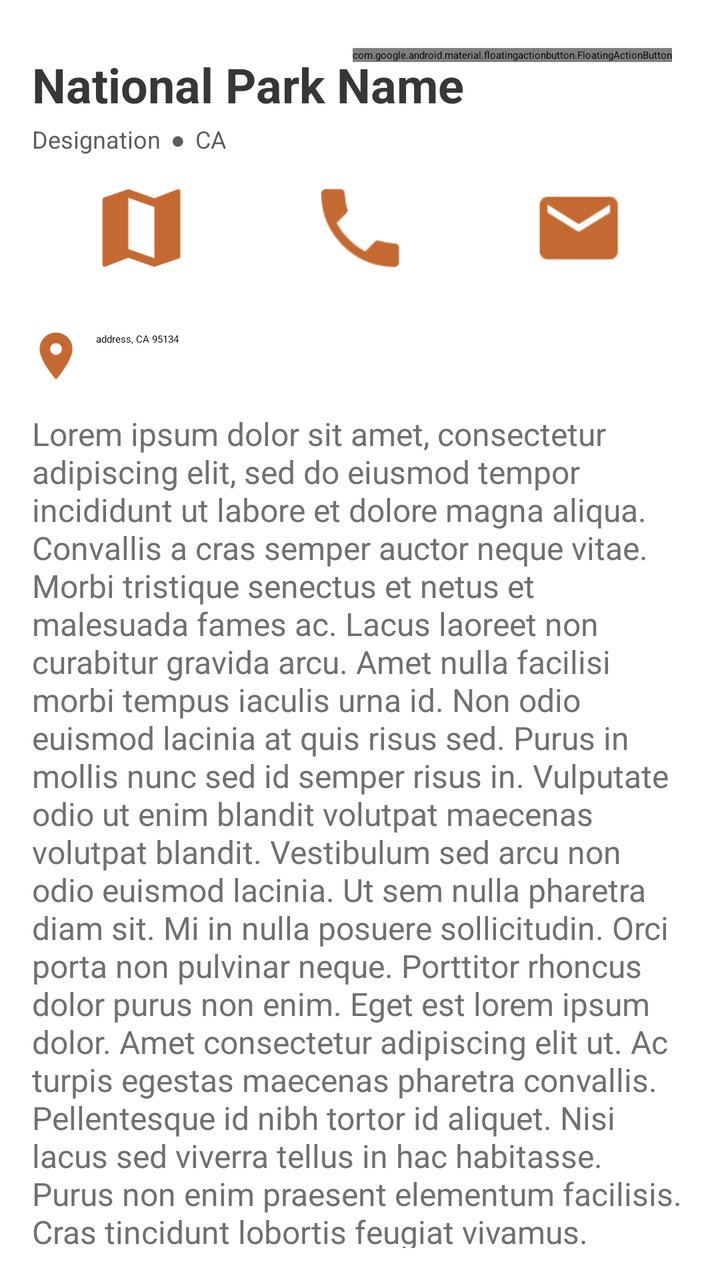
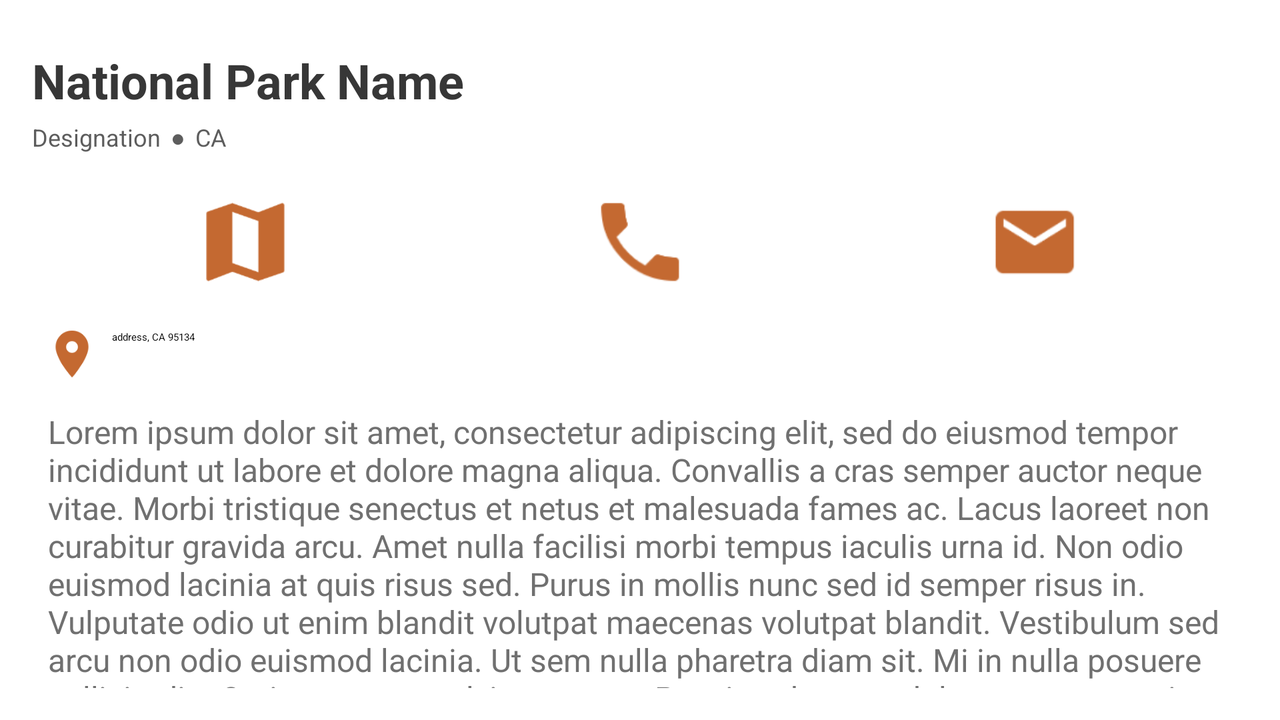

First picture: res/layout/ on a phone held upright. Second picture: the repository's own variant of that layout, on a device whose configuration matches the variant's folder. Source for both follows.
<!-- AndroidManifest.xml: application theme Theme.USNationalParkGuide -->
<!-- res/layout/fragment_info.xml -->
<?xml version="1.0" encoding="utf-8"?>

<FrameLayout xmlns:android="http://schemas.android.com/apk/res/android"
    xmlns:app="http://schemas.android.com/apk/res-auto"
    xmlns:tools="http://schemas.android.com/tools"
    android:layout_width="match_parent"
    android:layout_height="match_parent"
    android:padding="@dimen/horizontal_margin"
    android:background="@color/White"
    app:layout_behavior="@string/appbar_scrolling_view_behavior">

    <LinearLayout
        android:layout_width="match_parent"
        android:layout_height="wrap_content"
        android:orientation="vertical">


        <LinearLayout
            android:id="@+id/main_linear_layout"
            android:layout_width="match_parent"
            android:layout_height="wrap_content"
            android:orientation="vertical">

            <TextView
                android:id="@+id/park_title"
                style="@style/TextAppearance.AppCompat.Headline"
                android:layout_width="match_parent"
                android:layout_height="wrap_content"
                android:layout_marginTop="10dp"
                android:maxLines="1"
                tools:text="National Park Name"
                android:textColor="@color/primaryText"
                android:textStyle="bold"
                android:visibility="visible" />

            <LinearLayout
                android:layout_width="match_parent"
                android:layout_height="wrap_content"
                android:layout_marginTop="3dp"
                android:orientation="horizontal">

                <TextView
                    android:id="@+id/park_designation"
                    style="@style/TextAppearance.AppCompat.Caption"
                    android:layout_width="wrap_content"
                    android:layout_height="wrap_content"
                    tools:text="Designation"
                    android:textColor="@color/tertiaryText" />

                <TextView
                    style="@style/TextAppearance.AppCompat.Caption"
                    android:layout_width="wrap_content"
                    android:layout_height="wrap_content"
                    android:paddingLeft="5dp"
                    android:paddingRight="5dp"
                    android:text="@string/solid_circle"
                    android:textColor="@color/tertiaryText" />

                <TextView
                    android:id="@+id/park_state"
                    style="@style/TextAppearance.AppCompat.Caption"
                    android:layout_width="wrap_content"
                    android:layout_height="wrap_content"
                    tools:text="CA"
                    android:textColor="@color/tertiaryText" />

            </LinearLayout>

        </LinearLayout>

        <LinearLayout
            android:layout_width="match_parent"
            android:layout_height="wrap_content"
            android:layout_marginBottom="@dimen/horizontal_margin"
            android:layout_marginTop="@dimen/horizontal_margin"
            android:orientation="horizontal"
            app:layout_constraintTop_toBottomOf="@+id/linearLayout">


            <ImageButton
                android:id="@+id/park_latlong"
                android:layout_width="40dp"
                android:layout_height="40dp"
                android:layout_weight="1"
                android:background="@color/White"
                android:scaleType="fitCenter"
                android:src="@drawable/ic_map" />

            <ImageButton
                android:id="@+id/park_phone"
                android:layout_width="40dp"
                android:layout_height="40dp"
                android:layout_weight="1"
                android:background="@color/White"
                android:scaleType="fitCenter"
                android:src="@drawable/ic_local_phone" />

            <ImageButton
                android:id="@+id/park_email"
                android:layout_width="40dp"
                android:layout_height="40dp"
                android:layout_weight="1"
                android:background="@color/White"
                android:scaleType="fitCenter"
                android:src="@drawable/ic_email" />

        </LinearLayout>


        <LinearLayout
            android:id="@+id/address_linear_layout"
            android:layout_width="match_parent"
            android:layout_height="wrap_content"
            android:layout_marginTop="@dimen/horizontal_margin"
            android:orientation="horizontal">


            <ImageView
                android:id="@+id/address_marker"
                android:layout_width="wrap_content"
                android:layout_height="wrap_content"
                android:src="@drawable/ic_location_on" />

            <TextView
                android:id="@+id/park_address"
                android:layout_width="wrap_content"
                android:layout_height="wrap_content"
                android:layout_marginLeft="8dp"
                android:layout_marginStart="8dp"
                android:textIsSelectable="true"
                tools:text="address, CA 95134" />

        </LinearLayout>

        <TextView
            android:id="@+id/park_description"
            style="@style/TextAppearance.AppCompat.Subhead"
            android:layout_width="match_parent"
            android:layout_height="wrap_content"
            android:layout_marginTop="@dimen/horizontal_margin"
            android:autoLink="web"
            android:linksClickable="true"
            tools:text="@string/lorem_ipsum"
            android:textColor="@color/secondaryText" />
    </LinearLayout>


    <android.support.design.widget.FloatingActionButton
        android:id="@+id/share_fab"
        android:layout_width="wrap_content"
        android:layout_height="wrap_content"
        android:layout_gravity="top|right|end"
        android:layout_margin="@dimen/fab_margin"
        android:clickable="true"
        android:src="@drawable/ic_favorite"
        app:backgroundTint="@color/colorAccent"
        app:borderWidth="0dp"
        app:elevation="@dimen/fab_elevation"
        app:fabSize="normal" />

</FrameLayout>
<!-- resources referenced by this layout -->
<resources>
  <color name="White">#FFFFFF</color>
  <color name="colorAccent">#425225</color>
  <color name="primaryText">#373737</color>
  <color name="secondaryText">#707070</color>
  <color name="tertiaryText">#5D5D5D</color>
  <dimen name="fab_elevation">6dp</dimen>
  <dimen name="fab_margin">8dp</dimen>
  <dimen name="horizontal_margin">16dp</dimen>
  <string name="solid_circle">\u25CF</string>
</resources>
<!-- res/layout-land/fragment_info.xml (the repository's variant of the layout above) -->
<!-- drawn on the phone turned sideways -->
<?xml version="1.0" encoding="utf-8"?>

<FrameLayout xmlns:android="http://schemas.android.com/apk/res/android"
    xmlns:app="http://schemas.android.com/apk/res-auto"
    xmlns:tools="http://schemas.android.com/tools"
    android:layout_width="match_parent"
    android:layout_height="match_parent"
    android:background="@color/White"
    android:padding="@dimen/horizontal_margin"
    app:layout_behavior="@string/appbar_scrolling_view_behavior">

    <androidx.constraintlayout.widget.ConstraintLayout
        android:layout_width="match_parent"
        android:layout_height="match_parent">


        <TextView
            android:id="@+id/park_title"
            style="@style/TextAppearance.AppCompat.Headline"
            android:layout_width="wrap_content"
            android:layout_height="wrap_content"
            android:layout_marginTop="8dp"
            android:ellipsize="end"
            android:maxLines="2"
            android:scrollHorizontally="false"
            android:textColor="@color/primaryText"
            android:textStyle="bold"
            android:visibility="visible"
            app:layout_constraintTop_toTopOf="parent"
            tools:text="National Park Name" />

        <LinearLayout
            android:id="@+id/linearLayout7"
            android:layout_width="match_parent"
            android:layout_height="wrap_content"
            android:layout_marginTop="4dp"
            android:orientation="horizontal"
            app:layout_constraintStart_toStartOf="parent"
            app:layout_constraintTop_toBottomOf="@+id/park_title">

            <TextView
                android:id="@+id/park_designation"
                style="@style/TextAppearance.AppCompat.Caption"
                android:layout_width="wrap_content"
                android:layout_height="wrap_content"
                android:textColor="@color/tertiaryText"
                tools:text="Designation" />

            <TextView
                style="@style/TextAppearance.AppCompat.Caption"
                android:layout_width="wrap_content"
                android:layout_height="wrap_content"
                android:paddingLeft="5dp"
                android:paddingRight="5dp"
                android:text="@string/solid_circle"
                android:textColor="@color/tertiaryText" />

            <TextView
                android:id="@+id/park_state"
                style="@style/TextAppearance.AppCompat.Caption"
                android:layout_width="wrap_content"
                android:layout_height="wrap_content"
                android:textColor="@color/tertiaryText"
                tools:text="CA" />

        </LinearLayout>


        <LinearLayout
            android:id="@+id/linearLayout"
            android:layout_width="match_parent"
            android:layout_height="wrap_content"
            android:layout_marginStart="8dp"
            android:layout_marginLeft="8dp"
            android:layout_marginTop="24dp"
            android:layout_marginEnd="8dp"
            android:layout_marginRight="8dp"
            android:orientation="horizontal"
            app:layout_constraintEnd_toEndOf="parent"
            app:layout_constraintStart_toStartOf="parent"
            app:layout_constraintTop_toBottomOf="@+id/linearLayout7">


            <ImageButton
                android:id="@+id/park_latlong"
                android:layout_width="40dp"
                android:layout_height="40dp"
                android:layout_weight="1"
                android:background="@color/White"
                android:contentDescription="@string/image"
                android:scaleType="fitCenter"
                android:src="@drawable/ic_map" />

            <ImageButton
                android:id="@+id/park_phone"
                android:layout_width="40dp"
                android:layout_height="40dp"
                android:layout_weight="1"
                android:background="@color/White"
                android:contentDescription="@string/image"
                android:scaleType="fitCenter"
                android:src="@drawable/ic_local_phone" />

            <ImageButton
                android:id="@+id/park_email"
                android:layout_width="40dp"
                android:layout_height="40dp"
                android:layout_weight="1"
                android:background="@color/White"
                android:contentDescription="@string/image"
                android:scaleType="fitCenter"
                android:src="@drawable/ic_email" />

        </LinearLayout>


        <LinearLayout
            android:id="@+id/address_linear_layout"
            android:layout_width="match_parent"
            android:layout_height="wrap_content"
            android:layout_marginStart="8dp"
            android:layout_marginLeft="8dp"
            android:layout_marginTop="24dp"
            android:layout_marginEnd="8dp"
            android:layout_marginRight="8dp"
            android:orientation="horizontal"
            app:layout_constraintEnd_toEndOf="parent"
            app:layout_constraintStart_toStartOf="parent"
            app:layout_constraintTop_toBottomOf="@+id/linearLayout">


            <ImageView
                android:id="@+id/address_marker"
                android:layout_width="wrap_content"
                android:layout_height="wrap_content"
                android:contentDescription="@string/image"
                android:src="@drawable/ic_location_on" />

            <TextView
                android:id="@+id/park_address"
                android:layout_width="wrap_content"
                android:layout_height="wrap_content"
                android:layout_marginStart="8dp"
                android:layout_marginLeft="8dp"
                android:textIsSelectable="true"
                tools:text="address, CA 95134" />

        </LinearLayout>

        <TextView
            android:id="@+id/park_description"
            style="@style/TextAppearance.AppCompat.Subhead"
            android:layout_width="match_parent"
            android:layout_height="wrap_content"
            android:layout_marginStart="8dp"
            android:layout_marginLeft="8dp"
            android:layout_marginTop="16dp"
            android:layout_marginEnd="8dp"
            android:layout_marginRight="8dp"
            android:autoLink="web"
            android:linksClickable="true"
            android:textColor="@color/secondaryText"
            app:layout_constraintEnd_toEndOf="parent"
            app:layout_constraintStart_toStartOf="parent"
            app:layout_constraintTop_toBottomOf="@+id/address_linear_layout"
            tools:text="@string/lorem_ipsum" />


    </androidx.constraintlayout.widget.ConstraintLayout>

</FrameLayout>
<!-- resources referenced by the variant -->
<!-- as the phone turned sideways resolves them -->
<resources>
  <color name="White">#FFFFFF</color>
  <color name="primaryText">#373737</color>
  <color name="secondaryText">#707070</color>
  <color name="tertiaryText">#5D5D5D</color>
  <dimen name="horizontal_margin">16dp</dimen>
  <string name="image">Image</string>
  <string name="lorem_ipsum">Lorem ipsum dolor sit amet, consectetur adipiscing elit, sed do eiusmod tempor incididunt ut labore et dolore magna aliqua. Convallis a cras semper auctor neque vitae. Morbi tristique senectus et netus et malesuada fames ac. Lacus laoreet non curabitur gravida arcu. Amet nulla facilisi morbi tempus iaculis urna id. Non odio euismod lacinia at quis risus sed. Purus in mollis nunc sed id semper risus in. Vulputate odio ut enim blandit volutpat maecenas volutpat blandit. Vestibulum sed arcu non odio euismod lacinia. Ut sem nulla pharetra diam sit. Mi in nulla posuere sollicitudin. Orci porta non pulvinar neque. Porttitor rhoncus dolor purus non enim. Eget est lorem ipsum dolor. Amet consectetur adipiscing elit ut. Ac turpis egestas maecenas pharetra convallis. Pellentesque id nibh tortor id aliquet. Nisi lacus sed viverra tellus in hac habitasse. Purus non enim praesent elementum facilisis. Cras tincidunt lobortis feugiat vivamus. Egestas diam in arcu cursus euismod quis viverra nibh. Quis lectus nulla at volutpat diam ut venenatis tellus. Lacinia quis vel eros donec ac odio. Tellus integer feugiat scelerisque varius. Neque viverra justo nec ultrices dui sapien eget mi proin. Quis lectus nulla at volutpat diam ut. In nibh mauris cursus mattis molestie. Enim nunc faucibus a pellentesque sit amet porttitor eget dolor. Volutpat lacus laoreet non curabitur gravida arcu ac. Magna etiam tempor orci eu lobortis elementum nibh tellus molestie. Tincidunt eget nullam non nisi est sit. Ipsum consequat nisl vel pretium lectus. Vitae tempus quam pellentesque nec nam aliquam. Aenean euismod elementum nisi quis eleifend quam adipiscing. Tristique senectus et netus et malesuada. Adipiscing enim eu turpis egestas. Libero enim sed faucibus turpis. Tortor id aliquet lectus proin nibh nisl condimentum. Dolor sit amet consectetur adipiscing. Ornare aenean euismod elementum nisi quis eleifend. Aliquet nibh praesent tristique magna. Proin sed libero enim sed faucibus turpis in eu. Leo vel fringilla est ullamcorper eget. Sed enim ut sem viverra aliquet. Neque gravida in fermentum et sollicitudin ac orci. Et leo duis ut diam quam. Nisl nunc mi ipsum faucibus vitae aliquet nec. Sit amet justo donec enim. Egestas sed tempus urna et pharetra pharetra. Odio morbi quis commodo odio aenean sed adipiscing diam donec. Sollicitudin nibh sit amet commodo nulla facilisi nullam vehicula. Nunc sed augue lacus viverra vitae congue. Enim diam vulputate ut pharetra sit amet. Mi tempus imperdiet nulla malesuada pellentesque elit eget. Sed faucibus turpis in eu mi bibendum. Orci phasellus egestas tellus rutrum tellus pellentesque eu. Neque gravida in fermentum et. Facilisi cras fermentum odio eu feugiat pretium nibh ipsum consequat. Augue eget arcu dictum varius duis. Velit egestas dui id ornare arcu odio ut. Ultricies lacus sed turpis tincidunt id aliquet risus feugiat in. Sed tempus urna et pharetra pharetra massa massa ultricies. Ut morbi tincidunt augue interdum velit. Netus et malesuada fames ac turpis egestas sed tempus urna. Amet consectetur adipiscing elit ut aliquam purus sit amet luctus. Habitant morbi tristique senectus et. Sit amet luctus venenatis lectus. Eu feugiat pretium nibh ipsum consequat nisl. Gravida rutrum quisque non tellus orci ac auctor. Tellus rutrum tellus pellentesque eu tincidunt. Nulla pellentesque dignissim enim sit. Fames ac turpis egestas sed tempus urna. Et netus et malesuada fames ac turpis egestas integer. Feugiat scelerisque varius morbi enim nunc faucibus. Nisl condimentum id venenatis a condimentum vitae. Mauris commodo quis imperdiet massa.</string>
  <string name="solid_circle">\u25CF</string>
</resources>
